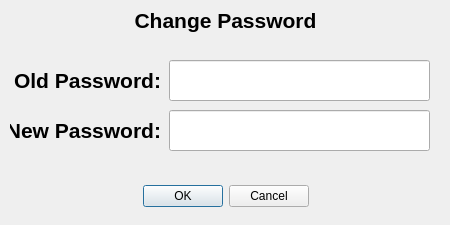
<?xml version="1.0" encoding="UTF-8"?>
<ui version="4.0">
 <class>ChangePasswordDialog</class>
 <widget class="QDialog" name="ChangePasswordDialog">
  <property name="geometry">
   <rect>
    <x>0</x>
    <y>0</y>
    <width>450</width>
    <height>225</height>
   </rect>
  </property>
  <property name="windowTitle">
   <string>Dialog</string>
  </property>
  <widget class="QDialogButtonBox" name="buttonBox">
   <property name="geometry">
    <rect>
     <x>10</x>
     <y>180</y>
     <width>431</width>
     <height>32</height>
    </rect>
   </property>
   <property name="orientation">
    <enum>Qt::Orientation::Horizontal</enum>
   </property>
   <property name="standardButtons">
    <set>QDialogButtonBox::StandardButton::Cancel|QDialogButtonBox::StandardButton::Ok</set>
   </property>
   <property name="centerButtons">
    <bool>true</bool>
   </property>
  </widget>
  <widget class="QLabel" name="label_headline">
   <property name="geometry">
    <rect>
     <x>0</x>
     <y>0</y>
     <width>451</width>
     <height>41</height>
    </rect>
   </property>
   <property name="font">
    <font>
     <pointsize>16</pointsize>
     <bold>true</bold>
    </font>
   </property>
   <property name="styleSheet">
    <string notr="true">color: rgb(0, 0, 0);</string>
   </property>
   <property name="text">
    <string>Change Password</string>
   </property>
   <property name="alignment">
    <set>Qt::AlignmentFlag::AlignCenter</set>
   </property>
  </widget>
  <widget class="QLineEdit" name="lineEdit_newPassword">
   <property name="geometry">
    <rect>
     <x>169</x>
     <y>110</y>
     <width>261</width>
     <height>41</height>
    </rect>
   </property>
   <property name="font">
    <font>
     <pointsize>16</pointsize>
     <bold>true</bold>
    </font>
   </property>
   <property name="echoMode">
    <enum>QLineEdit::EchoMode::Password</enum>
   </property>
  </widget>
  <widget class="QLineEdit" name="lineEdit_oldPassword">
   <property name="geometry">
    <rect>
     <x>169</x>
     <y>60</y>
     <width>261</width>
     <height>41</height>
    </rect>
   </property>
   <property name="font">
    <font>
     <pointsize>16</pointsize>
     <bold>true</bold>
    </font>
   </property>
   <property name="layoutDirection">
    <enum>Qt::LayoutDirection::LeftToRight</enum>
   </property>
   <property name="echoMode">
    <enum>QLineEdit::EchoMode::Password</enum>
   </property>
  </widget>
  <widget class="QLabel" name="label_password">
   <property name="geometry">
    <rect>
     <x>10</x>
     <y>110</y>
     <width>151</width>
     <height>41</height>
    </rect>
   </property>
   <property name="font">
    <font>
     <pointsize>16</pointsize>
     <italic>false</italic>
     <bold>true</bold>
     <strikeout>false</strikeout>
     <kerning>true</kerning>
    </font>
   </property>
   <property name="layoutDirection">
    <enum>Qt::LayoutDirection::LeftToRight</enum>
   </property>
   <property name="frameShape">
    <enum>QFrame::Shape::NoFrame</enum>
   </property>
   <property name="text">
    <string>New Password:</string>
   </property>
   <property name="alignment">
    <set>Qt::AlignmentFlag::AlignRight|Qt::AlignmentFlag::AlignTrailing|Qt::AlignmentFlag::AlignVCenter</set>
   </property>
  </widget>
  <widget class="QLabel" name="label_userName">
   <property name="geometry">
    <rect>
     <x>10</x>
     <y>60</y>
     <width>151</width>
     <height>41</height>
    </rect>
   </property>
   <property name="font">
    <font>
     <pointsize>16</pointsize>
     <italic>false</italic>
     <bold>true</bold>
     <strikeout>false</strikeout>
     <kerning>true</kerning>
    </font>
   </property>
   <property name="frameShape">
    <enum>QFrame::Shape::NoFrame</enum>
   </property>
   <property name="text">
    <string>Old Password:</string>
   </property>
   <property name="alignment">
    <set>Qt::AlignmentFlag::AlignRight|Qt::AlignmentFlag::AlignTrailing|Qt::AlignmentFlag::AlignVCenter</set>
   </property>
  </widget>
 </widget>
 <resources/>
 <connections>
  <connection>
   <sender>buttonBox</sender>
   <signal>accepted()</signal>
   <receiver>ChangePasswordDialog</receiver>
   <slot>accept()</slot>
   <hints>
    <hint type="sourcelabel">
     <x>248</x>
     <y>254</y>
    </hint>
    <hint type="destinationlabel">
     <x>157</x>
     <y>274</y>
    </hint>
   </hints>
  </connection>
  <connection>
   <sender>buttonBox</sender>
   <signal>rejected()</signal>
   <receiver>ChangePasswordDialog</receiver>
   <slot>reject()</slot>
   <hints>
    <hint type="sourcelabel">
     <x>316</x>
     <y>260</y>
    </hint>
    <hint type="destinationlabel">
     <x>286</x>
     <y>274</y>
    </hint>
   </hints>
  </connection>
 </connections>
</ui>
